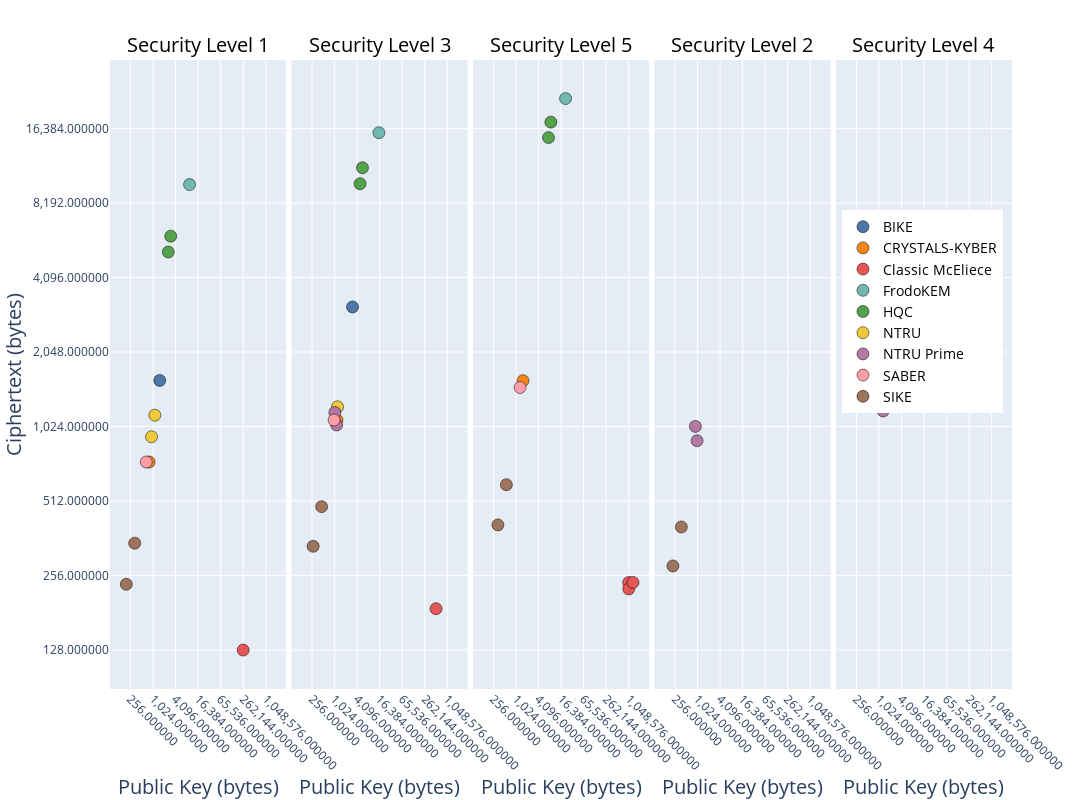
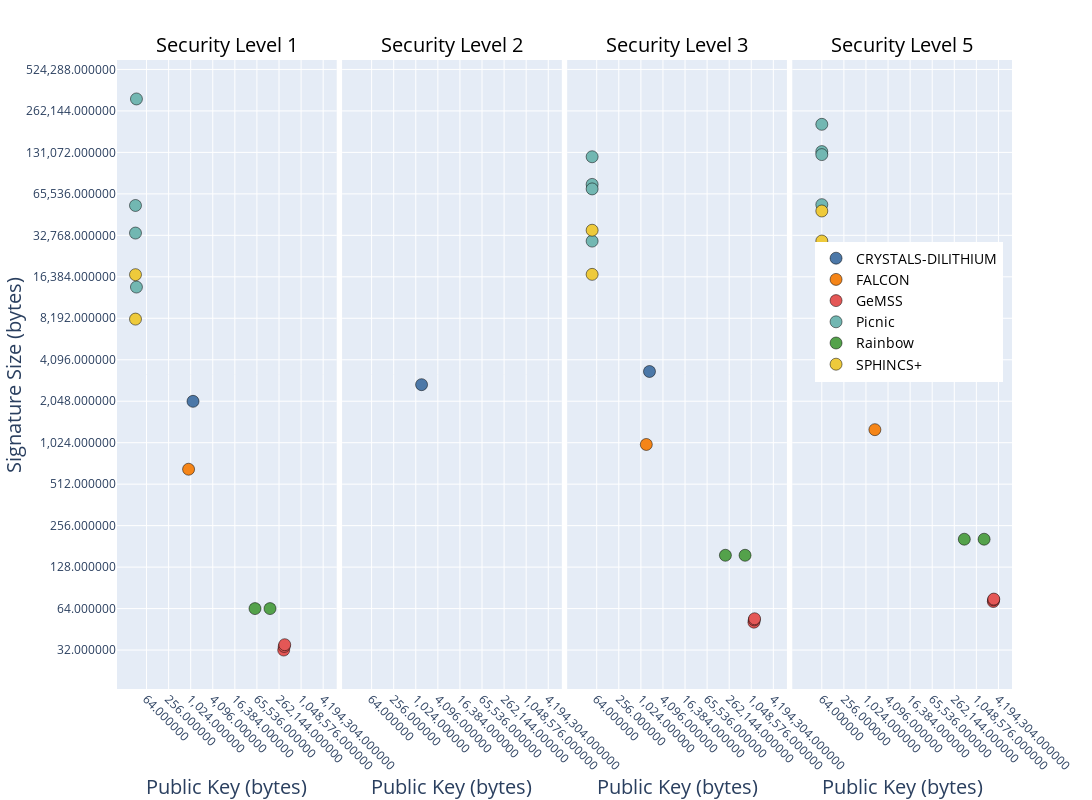

The code cell stored with these charts, in order, in its notebook:
### Code cell
from plotly.subplots import make_subplots

for sheet_name in ['KEM-PKE','DS']:
    data = pd.read_excel('/Users/kamyar/Downloads/PQC_Round_3_Parameter_Sets.xlsx', sheet_name=sheet_name).sort_values(by=['Candidate', 'Level',])


    subfamilies = data['Subfamily'].unique()

    x_column = 'KEM Public Key Size' if sheet_name == 'KEM-PKE' else 'Public Key Size'
    y_column = 'KEM Ciphertext Size' if sheet_name == 'KEM-PKE' else 'Signature Size'



    fig = make_subplots(rows=1, cols=5)
    # fig = go.Figure()
    fig = px.scatter(data, 
        x=x_column, y=y_column,
        log_x=True, log_y=True, 
        color="Candidate",
        opacity=1,
        size_max=12,
        # size=[12 for _ in range(0, len(data))],
        facet_col="Level",
        # symbol = data['Level'].map(level_to_symbols_map),
        # width=1600, height=800,
        facet_col_spacing=0.006,
        color_discrete_sequence=px.colors.qualitative.T10, 
        hover_name='Candidate',
        # name=f"{cnd} ({trace_data.iloc[0]['Subfamily']})",
        # title='KEM Ciphertext size vs Public Key size',
        labels={
            x_column: "Public Key (bytes)" ,
            y_column: 'Ciphertext (bytes)' if sheet_name == 'KEM-PKE' else 'Signature Size (bytes)',
            "Level": "Security Level",
        },
        # category_orders={'Candidate': ['SIKE', 'CRYSTALS-KYBER', 'NTRU', 'NTRU Prime', 'BIKE', 'HQC', 'FrodoKEM', 'Classic McEliece'], 'Level': ['3','1','2','4','5']}
        # template='seaborn',

    )

    # candidates = data['Candidate'].unique()
    # levels = range(1,6)

    # candidate_colors = data['Candidate'].map( {v:k for k,v in enumerate(candidates)} )

    # for lvl in levels:
    #     for cnd_idx,cnd in enumerate(candidates):
    #         trace_data = data[(data['Level'] == lvl) & (data['Candidate'] == cnd)]
    #         if len(trace_data) > 0:
    #             fig.add_trace(
    #                 go.Scatter(
    #                     x=trace_data[x_column], y=trace_data[y_column],
    #                     mode = "markers",
    #                     showlegend=True,
    #                     legendgroup=cnd,
    #                     name=f"{cnd} ({trace_data.iloc[0]['Subfamily']})",
    #                     # color_discrete_sequence=px.colors.qualitative.T10, 
    #                     # hover_name='Candidate',
    #                     marker_size = 12, #[ s*2 + 12  for s in  data['Level']],
    #                     marker_symbol = trace_data['Level'].map(level_to_symbols_map),
    #                     marker_color= px.colors.qualitative.T10[cnd_idx],
    #                     text = trace_data['Parameter Set'],
    #                     # marker_size = trace_data['Level'].map(level_to_size_map),
    #                     marker=dict(
    #                         # size=trace_data['Level'],
    #                         # sizemin=7,
    #                         # color=cnd_idx,
    #                         # sizeref=0.5,
    #                         opacity=1,
    #                         line=dict(width=0.5, color='black')
    #                     ),
    #                 ),
    #                 row=1, col=lvl
    #             )


    xaxis = dict(
            tickmode = 'array',
            tickvals =[ 2**(i) for i in range(6,28,2) ],
            tickformat = ',f'
    )

    yaxis = dict(
            tickmode = 'array',
            tickvals =[ 2**(3+i) for i in range(0,18) ],
            tickformat = ',f'
        )

    fig.update_layout(
        # xaxis_type="log", yaxis_type="log",
        width=1600, height=800,
        xaxis = xaxis,
        xaxis2 = xaxis,
        xaxis3 = xaxis,
        xaxis4 = xaxis,
        xaxis5 = xaxis,
        yaxis = yaxis,
        yaxis2 = yaxis,
        yaxis3 = yaxis,
        yaxis4 = yaxis,
        yaxis5 = yaxis,

    )

    fig.update_traces(marker=dict(size=12,line=dict(width=0.5,
                                        color='black')),
                                        selector=dict(mode='markers'))

    fig.for_each_annotation(
        lambda a: a.update(
            text=' '.join(a.text.split("=")),
            font=dict(
                # family="Courier",
                size=20,
                color="black"
            ),
        )
    )

    fig.update_xaxes(
        tickangle=45,
        # title_text = 'Public Key (bytes)',
        title_standoff = 0,
        title_font=dict(
            size=20, 
            # family='Courier',
            # color='crimson'
        ),
        tickfont=dict(
            # family='Rockwell', 
            # color='crimson', 
            size=12
        ),

    )

    fig.update_yaxes(
        # title_text = 'Ciphertext (bytes)' if sheet_name == 'KEM-PKE' else 'Signature Size (bytes)',
        title_standoff = 0,
        title_font=dict(
            size=20,
            # family='Courier', 
            # color='crimson'
        ),
        tickfont=dict(
            # family='Rockwell', 
            # color='crimson', 
            size=12
        ),
    )

    # fig.update_layout(
    #     margin=dict(l=0, r=0, t=0, b=0),
    # #     paper_bgcolor="LightSteelBlue",
    # )

    config={
        'displaylogo': False,
        'displayModeBar': True,
        'modeBarButtonsToRemove': ['hoverClosest3d', 'hoverClosestCartesian', 'hoverClosestGeo' , 'hoverClosestGl2d', 'hoverClosestPie' , 
            'lasso2d','toggleSpikelines',' hoverClosestCartesian', 'hoverCompareCartesian'], 
        'responsive': True
    }

    fig.update_layout(
        legend=dict(
            yanchor="middle",
            y=0.60,
            xanchor="right",
            x=0.99,
            # itemsizing='constant',
            # traceorder='reversed+grouped',
            borderwidth=1,
            bordercolor='#ffffff',
            # title_font_family="Times New Roman",
            title_font_size=20,
            title = '',
            font=dict(
                # family="Courier",
                size=14,
                color="black"
            ),
        )
    )

    plot_name = f'plot_facets_{sheet_name.lower()}'

    fig.show(config=config)
    fig.write_html(f"{plot_name}.html", include_plotlyjs='directory',config=config)
    fig.write_image(f"{plot_name}.svg")
    fig.write_image(f"{plot_name}.pdf")

### Figure 1 — Plotly figure (JSON) as saved in the notebook; plotly's stock layout.template omitted (floating-point values rounded to 4 significant figures)
{"data": [{"hovertemplate": "<b>%{hovertext}</b><br><br>Candidate=BIKE<br>Security Level=1<br>Public Key (bytes)=%{x}<br>Ciphertext (bytes)=%{y}<extra></extra>", "hovertext": ["BIKE"], "legendgroup": "BIKE", "marker": {"color": "#4C78A8", "line": {"color": "black", "width": 0.5}, "opacity": 1, "size": 12, "symbol": "circle"}, "mode": "markers", "name": "BIKE", "orientation": "v", "showlegend": true, "type": "scatter", "x": [1540], "xaxis": "x", "y": [1572], "yaxis": "y"}, {"hovertemplate": "<b>%{hovertext}</b><br><br>Candidate=BIKE<br>Security Level=3<br>Public Key (bytes)=%{x}<br>Ciphertext (bytes)=%{y}<extra></extra>", "hovertext": ["BIKE"], "legendgroup": "BIKE", "marker": {"color": "#4C78A8", "line": {"color": "black", "width": 0.5}, "opacity": 1, "size": 12, "symbol": "circle"}, "mode": "markers", "name": "BIKE", "orientation": "v", "showlegend": false, "type": "scatter", "x": [3082], "xaxis": "x2", "y": [3114], "yaxis": "y2"}, {"hovertemplate": "<b>%{hovertext}</b><br><br>Candidate=CRYSTALS-KYBER<br>Security Level=1<br>Public Key (bytes)=%{x}<br>Ciphertext (bytes)=%{y}<extra></extra>", "hovertext": ["CRYSTALS-KYBER"], "legendgroup": "CRYSTALS-KYBER", "marker": {"color": "#F58518", "line": {"color": "black", "width": 0.5}, "opacity": 1, "size": 12, "symbol": "circle"}, "mode": "markers", "name": "CRYSTALS-KYBER", "orientation": "v", "showlegend": true, "type": "scatter", "x": [800], "xaxis": "x", "y": [736], "yaxis": "y"}, {"hovertemplate": "<b>%{hovertext}</b><br><br>Candidate=CRYSTALS-KYBER<br>Security Level=3<br>Public Key (bytes)=%{x}<br>Ciphertext (bytes)=%{y}<extra></extra>", "hovertext": ["CRYSTALS-KYBER"], "legendgroup": "CRYSTALS-KYBER", "marker": {"color": "#F58518", "line": {"color": "black", "width": 0.5}, "opacity": 1, "size": 12, "symbol": "circle"}, "mode": "markers", "name": "CRYSTALS-KYBER", "orientation": "v", "showlegend": false, "type": "scatter", "x": [1184], "xaxis": "x2", "y": [1088], "yaxis": "y2"}, {"hovertemplate": "<b>%{hovertext}</b><br><br>Candidate=CRYSTALS-KYBER<br>Security Level=5<br>Public Key (bytes)=%{x}<br>Ciphertext (bytes)=%{y}<extra></extra>", "hovertext": ["CRYSTALS-KYBER"], "legendgroup": "CRYSTALS-KYBER", "marker": {"color": "#F58518", "line": {"color": "black", "width": 0.5}, "opacity": 1, "size": 12, "symbol": "circle"}, "mode": "markers", "name": "CRYSTALS-KYBER", "orientation": "v", "showlegend": false, "type": "scatter", "x": [1568], "xaxis": "x3", "y": [1568], "yaxis": "y3"}, {"hovertemplate": "<b>%{hovertext}</b><br><br>Candidate=Classic McEliece<br>Security Level=1<br>Public Key (bytes)=%{x}<br>Ciphertext (bytes)=%{y}<extra></extra>", "hovertext": ["Classic McEliece"], "legendgroup": "Classic McEliece", "marker": {"color": "#E45756", "line": {"color": "black", "width": 0.5}, "opacity": 1, "size": 12, "symbol": "circle"}, "mode": "markers", "name": "Classic McEliece", "orientation": "v", "showlegend": true, "type": "scatter", "x": [261120], "xaxis": "x", "y": [128], "yaxis": "y"}, {"hovertemplate": "<b>%{hovertext}</b><br><br>Candidate=Classic McEliece<br>Security Level=3<br>Public Key (bytes)=%{x}<br>Ciphertext (bytes)=%{y}<extra></extra>", "hovertext": ["Classic McEliece"], "legendgroup": "Classic McEliece", "marker": {"color": "#E45756", "line": {"color": "black", "width": 0.5}, "opacity": 1, "size": 12, "symbol": "circle"}, "mode": "markers", "name": "Classic McEliece", "orientation": "v", "showlegend": false, "type": "scatter", "x": [524160], "xaxis": "x2", "y": [188], "yaxis": "y2"}, {"hovertemplate": "<b>%{hovertext}</b><br><br>Candidate=Classic McEliece<br>Security Level=5<br>Public Key (bytes)=%{x}<br>Ciphertext (bytes)=%{y}<extra></extra>", "hovertext": ["Classic McEliece", "Classic McEliece", "Classic McEliece"], "legendgroup": "Classic McEliece", "marker": {"color": "#E45756", "line": {"color": "black", "width": 0.5}, "opacity": 1, "size": 12, "symbol": "circle"}, "mode": "markers", "name": "Classic McEliece", "orientation": "v", "showlegend": false, "type": "scatter", "x": [1044992, 1047319, 1357824], "xaxis": "x3", "y": [240, 226, 240], "yaxis": "y3"}, {"hovertemplate": "<b>%{hovertext}</b><br><br>Candidate=FrodoKEM<br>Security Level=1<br>Public Key (bytes)=%{x}<br>Ciphertext (bytes)=%{y}<extra></extra>", "hovertext": ["FrodoKEM"], "legendgroup": "FrodoKEM", "marker": {"color": "#72B7B2", "line": {"color": "black", "width": 0.5}, "opacity": 1, "size": 12, "symbol": "circle"}, "mode": "markers", "name": "FrodoKEM", "orientation": "v", "showlegend": true, "type": "scatter", "x": [9616], "xaxis": "x", "y": [9720], "yaxis": "y"}, {"hovertemplate": "<b>%{hovertext}</b><br><br>Candidate=FrodoKEM<br>Security Level=3<br>Public Key (bytes)=%{x}<br>Ciphertext (bytes)=%{y}<extra></extra>", "hovertext": ["FrodoKEM"], "legendgroup": "FrodoKEM", "marker": {"color": "#72B7B2", "line": {"color": "black", "width": 0.5}, "opacity": 1, "size": 12, "symbol": "circle"}, "mode": "markers", "name": "FrodoKEM", "orientation": "v", "showlegend": false, "type": "scatter", "x": [15632], "xaxis": "x2", "y": [15744], "yaxis": "y2"}, {"hovertemplate": "<b>%{hovertext}</b><br><br>Candidate=FrodoKEM<br>Security Level=5<br>Public Key (bytes)=%{x}<br>Ciphertext (bytes)=%{y}<extra></extra>", "hovertext": ["FrodoKEM"], "legendgroup": "FrodoKEM", "marker": {"color": "#72B7B2", "line": {"color": "black", "width": 0.5}, "opacity": 1, "size": 12, "symbol": "circle"}, "mode": "markers", "name": "FrodoKEM", "orientation": "v", "showlegend": false, "type": "scatter", "x": [21520], "xaxis": "x3", "y": [21632], "yaxis": "y3"}, {"hovertemplate": "<b>%{hovertext}</b><br><br>Candidate=HQC<br>Security Level=1<br>Public Key (bytes)=%{x}<br>Ciphertext (bytes)=%{y}<extra></extra>", "hovertext": ["HQC", "HQC"], "legendgroup": "HQC", "marker": {"color": "#54A24B", "line": {"color": "black", "width": 0.5}, "opacity": 1, "size": 12, "symbol": "circle"}, "mode": "markers", "name": "HQC", "orientation": "v", "showlegend": true, "type": "scatter", "x": [3024, 2607], "xaxis": "x", "y": [6017, 5191], "yaxis": "y"}, {"hovertemplate": "<b>%{hovertext}</b><br><br>Candidate=HQC<br>Security Level=3<br>Public Key (bytes)=%{x}<br>Ciphertext (bytes)=%{y}<extra></extra>", "hovertext": ["HQC", "HQC"], "legendgroup": "HQC", "marker": {"color": "#54A24B", "line": {"color": "black", "width": 0.5}, "opacity": 1, "size": 12, "symbol": "circle"}, "mode": "markers", "name": "HQC", "orientation": "v", "showlegend": false, "type": "scatter", "x": [5690, 4906], "xaxis": "x2", "y": [11364, 9794], "yaxis": "y2"}, {"hovertemplate": "<b>%{hovertext}</b><br><br>Candidate=HQC<br>Security Level=5<br>Public Key (bytes)=%{x}<br>Ciphertext (bytes)=%{y}<extra></extra>", "hovertext": ["HQC", "HQC"], "legendgroup": "HQC", "marker": {"color": "#54A24B", "line": {"color": "black", "width": 0.5}, "opacity": 1, "size": 12, "symbol": "circle"}, "mode": "markers", "name": "HQC", "orientation": "v", "showlegend": false, "type": "scatter", "x": [8698, 7535], "xaxis": "x3", "y": [17379, 15047], "yaxis": "y3"}, {"hovertemplate": "<b>%{hovertext}</b><br><br>Candidate=NTRU<br>Security Level=1<br>Public Key (bytes)=%{x}<br>Ciphertext (bytes)=%{y}<extra></extra>", "hovertext": ["NTRU", "NTRU"], "legendgroup": "NTRU", "marker": {"color": "#EECA3B", "line": {"color": "black", "width": 0.5}, "opacity": 1, "size": 12, "symbol": "circle"}, "mode": "markers", "name": "NTRU", "orientation": "v", "showlegend": true, "type": "scatter", "x": [931, 1138], "xaxis": "x", "y": [931, 1138], "yaxis": "y"}, {"hovertemplate": "<b>%{hovertext}</b><br><br>Candidate=NTRU<br>Security Level=3<br>Public Key (bytes)=%{x}<br>Ciphertext (bytes)=%{y}<extra></extra>", "hovertext": ["NTRU"], "legendgroup": "NTRU", "marker": {"color": "#EECA3B", "line": {"color": "black", "width": 0.5}, "opacity": 1, "size": 12, "symbol": "circle"}, "mode": "markers", "name": "NTRU", "orientation": "v", "showlegend": false, "type": "scatter", "x": [1230], "xaxis": "x2", "y": [1230], "yaxis": "y2"}, {"hovertemplate": "<b>%{hovertext}</b><br><br>Candidate=NTRU Prime<br>Security Level=3<br>Public Key (bytes)=%{x}<br>Ciphertext (bytes)=%{y}<extra></extra>", "hovertext": ["NTRU Prime", "NTRU Prime"], "legendgroup": "NTRU Prime", "marker": {"color": "#B279A2", "line": {"color": "black", "width": 0.5}, "opacity": 1, "size": 12, "symbol": "circle"}, "mode": "markers", "name": "NTRU Prime", "orientation": "v", "showlegend": true, "type": "scatter", "x": [1158, 1039], "xaxis": "x2", "y": [1039, 1167], "yaxis": "y2"}, {"hovertemplate": "<b>%{hovertext}</b><br><br>Candidate=NTRU Prime<br>Security Level=2<br>Public Key (bytes)=%{x}<br>Ciphertext (bytes)=%{y}<extra></extra>", "hovertext": ["NTRU Prime", "NTRU Prime"], "legendgroup": "NTRU Prime", "marker": {"color": "#B279A2", "line": {"color": "black", "width": 0.5}, "opacity": 1, "size": 12, "symbol": "circle"}, "mode": "markers", "name": "NTRU Prime", "orientation": "v", "showlegend": false, "type": "scatter", "x": [994, 897], "xaxis": "x4", "y": [897, 1025], "yaxis": "y4"}, {"hovertemplate": "<b>%{hovertext}</b><br><br>Candidate=NTRU Prime<br>Security Level=4<br>Public Key (bytes)=%{x}<br>Ciphertext (bytes)=%{y}<extra></extra>", "hovertext": ["NTRU Prime", "NTRU Prime"], "legendgroup": "NTRU Prime", "marker": {"color": "#B279A2", "line": {"color": "black", "width": 0.5}, "opacity": 1, "size": 12, "symbol": "circle"}, "mode": "markers", "name": "NTRU Prime", "orientation": "v", "showlegend": false, "type": "scatter", "x": [1184, 1322], "xaxis": "x5", "y": [1312, 1184], "yaxis": "y5"}, {"hovertemplate": "<b>%{hovertext}</b><br><br>Candidate=SABER<br>Security Level=1<br>Public Key (bytes)=%{x}<br>Ciphertext (bytes)=%{y}<extra></extra>", "hovertext": ["SABER"], "legendgroup": "SABER", "marker": {"color": "#FF9DA6", "line": {"color": "black", "width": 0.5}, "opacity": 1, "size": 12, "symbol": "circle"}, "mode": "markers", "name": "SABER", "orientation": "v", "showlegend": true, "type": "scatter", "x": [672], "xaxis": "x", "y": [736], "yaxis": "y"}, {"hovertemplate": "<b>%{hovertext}</b><br><br>Candidate=SABER<br>Security Level=3<br>Public Key (bytes)=%{x}<br>Ciphertext (bytes)=%{y}<extra></extra>", "hovertext": ["SABER"], "legendgroup": "SABER", "marker": {"color": "#FF9DA6", "line": {"color": "black", "width": 0.5}, "opacity": 1, "size": 12, "symbol": "circle"}, "mode": "markers", "name": "SABER", "orientation": "v", "showlegend": false, "type": "scatter", "x": [992], "xaxis": "x2", "y": [1088], "yaxis": "y2"}, {"hovertemplate": "<b>%{hovertext}</b><br><br>Candidate=SABER<br>Security Level=5<br>Public Key (bytes)=%{x}<br>Ciphertext (bytes)=%{y}<extra></extra>", "hovertext": ["SABER"], "legendgroup": "SABER", "marker": {"color": "#FF9DA6", "line": {"color": "black", "width": 0.5}, "opacity": 1, "size": 12, "symbol": "circle"}, "mode": "markers", "name": "SABER", "orientation": "v", "showlegend": false, "type": "scatter", "x": [1312], "xaxis": "x3", "y": [1472], "yaxis": "y3"}, {"hovertemplate": "<b>%{hovertext}</b><br><br>Candidate=SIKE<br>Security Level=1<br>Public Key (bytes)=%{x}<br>Ciphertext (bytes)=%{y}<extra></extra>", "hovertext": ["SIKE", "SIKE"], "legendgroup": "SIKE", "marker": {"color": "#9D755D", "line": {"color": "black", "width": 0.5}, "opacity": 1, "size": 12, "symbol": "circle"}, "mode": "markers", "name": "SIKE", "orientation": "v", "showlegend": true, "type": "scatter", "x": [330, 197], "xaxis": "x", "y": [346, 236], "yaxis": "y"}, {"hovertemplate": "<b>%{hovertext}</b><br><br>Candidate=SIKE<br>Security Level=3<br>Public Key (bytes)=%{x}<br>Ciphertext (bytes)=%{y}<extra></extra>", "hovertext": ["SIKE", "SIKE"], "legendgroup": "SIKE", "marker": {"color": "#9D755D", "line": {"color": "black", "width": 0.5}, "opacity": 1, "size": 12, "symbol": "circle"}, "mode": "markers", "name": "SIKE", "orientation": "v", "showlegend": false, "type": "scatter", "x": [462, 274], "xaxis": "x2", "y": [486, 336], "yaxis": "y2"}, {"hovertemplate": "<b>%{hovertext}</b><br><br>Candidate=SIKE<br>Security Level=5<br>Public Key (bytes)=%{x}<br>Ciphertext (bytes)=%{y}<extra></extra>", "hovertext": ["SIKE", "SIKE"], "legendgroup": "SIKE", "marker": {"color": "#9D755D", "line": {"color": "black", "width": 0.5}, "opacity": 1, "size": 12, "symbol": "circle"}, "mode": "markers", "name": "SIKE", "orientation": "v", "showlegend": false, "type": "scatter", "x": [564, 335], "xaxis": "x3", "y": [596, 410], "yaxis": "y3"}, {"hovertemplate": "<b>%{hovertext}</b><br><br>Candidate=SIKE<br>Security Level=2<br>Public Key (bytes)=%{x}<br>Ciphertext (bytes)=%{y}<extra></extra>", "hovertext": ["SIKE", "SIKE"], "legendgroup": "SIKE", "marker": {"color": "#9D755D", "line": {"color": "black", "width": 0.5}, "opacity": 1, "size": 12, "symbol": "circle"}, "mode": "markers", "name": "SIKE", "orientation": "v", "showlegend": false, "type": "scatter", "x": [378, 225], "xaxis": "x4", "y": [402, 280], "yaxis": "y4"}], "layout": {"annotations": [{"font": {"color": "black", "size": 20}, "showarrow": false, "text": "Security Level 1", "x": 0.0976, "xanchor": "center", "xref": "paper", "y": 1, "yanchor": "bottom", "yref": "paper"}, {"font": {"color": "black", "size": 20}, "showarrow": false, "text": "Security Level 3", "x": 0.2988, "xanchor": "center", "xref": "paper", "y": 1, "yanchor": "bottom", "yref": "paper"}, {"font": {"color": "black", "size": 20}, "showarrow": false, "text": "Security Level 5", "x": 0.5, "xanchor": "center", "xref": "paper", "y": 1, "yanchor": "bottom", "yref": "paper"}, {"font": {"color": "black", "size": 20}, "showarrow": false, "text": "Security Level 2", "x": 0.7012, "xanchor": "center", "xref": "paper", "y": 1, "yanchor": "bottom", "yref": "paper"}, {"font": {"color": "black", "size": 20}, "showarrow": false, "text": "Security Level 4", "x": 0.9024, "xanchor": "center", "xref": "paper", "y": 1, "yanchor": "bottom", "yref": "paper"}], "height": 800, "legend": {"bordercolor": "#ffffff", "borderwidth": 1, "font": {"color": "black", "size": 14}, "title": {"text": ""}, "tracegroupgap": 0, "x": 0.99, "xanchor": "right", "y": 0.6, "yanchor": "middle"}, "margin": {"t": 60}, "width": 1600, "xaxis": {"anchor": "y", "domain": [0, 0.1952], "tickangle": 45, "tickfont": {"size": 12}, "tickformat": ",f", "tickmode": "array", "tickvals": [64, 256, 1024, 4096, 16384, 65536, 262144, 1048576, 4194304, 16777216, 67108864], "title": {"font": {"size": 20}, "standoff": 0, "text": "Public Key (bytes)"}, "type": "log"}, "xaxis2": {"anchor": "y2", "domain": [0.2012, 0.3964], "matches": "x", "tickangle": 45, "tickfont": {"size": 12}, "tickformat": ",f", "tickmode": "array", "tickvals": [64, 256, 1024, 4096, 16384, 65536, 262144, 1048576, 4194304, 16777216, 67108864], "title": {"font": {"size": 20}, "standoff": 0, "text": "Public Key (bytes)"}, "type": "log"}, "xaxis3": {"anchor": "y3", "domain": [0.4024, 0.5976], "matches": "x", "tickangle": 45, "tickfont": {"size": 12}, "tickformat": ",f", "tickmode": "array", "tickvals": [64, 256, 1024, 4096, 16384, 65536, 262144, 1048576, 4194304, 16777216, 67108864], "title": {"font": {"size": 20}, "standoff": 0, "text": "Public Key (bytes)"}, "type": "log"}, "xaxis4": {"anchor": "y4", "domain": [0.6036, 0.7988], "matches": "x", "tickangle": 45, "tickfont": {"size": 12}, "tickformat": ",f", "tickmode": "array", "tickvals": [64, 256, 1024, 4096, 16384, 65536, 262144, 1048576, 4194304, 16777216, 67108864], "title": {"font": {"size": 20}, "standoff": 0, "text": "Public Key (bytes)"}, "type": "log"}, "xaxis5": {"anchor": "y5", "domain": [0.8048, 1], "matches": "x", "tickangle": 45, "tickfont": {"size": 12}, "tickformat": ",f", "tickmode": "array", "tickvals": [64, 256, 1024, 4096, 16384, 65536, 262144, 1048576, 4194304, 16777216, 67108864], "title": {"font": {"size": 20}, "standoff": 0, "text": "Public Key (bytes)"}, "type": "log"}, "yaxis": {"anchor": "x", "domain": [0, 1], "tickfont": {"size": 12}, "tickformat": ",f", "tickmode": "array", "tickvals": [8, 16, 32, 64, 128, 256, 512, 1024, 2048, 4096, 8192, 16384, 32768, 65536, 131072, 262144, 524288, 1048576], "title": {"font": {"size": 20}, "standoff": 0, "text": "Ciphertext (bytes)"}, "type": "log"}, "yaxis2": {"anchor": "x2", "domain": [0, 1], "matches": "y", "showticklabels": false, "tickfont": {"size": 12}, "tickformat": ",f", "tickmode": "array", "tickvals": [8, 16, 32, 64, 128, 256, 512, 1024, 2048, 4096, 8192, 16384, 32768, 65536, 131072, 262144, 524288, 1048576], "title": {"font": {"size": 20}, "standoff": 0}, "type": "log"}, "yaxis3": {"anchor": "x3", "domain": [0, 1], "matches": "y", "showticklabels": false, "tickfont": {"size": 12}, "tickformat": ",f", "tickmode": "array", "tickvals": [8, 16, 32, 64, 128, 256, 512, 1024, 2048, 4096, 8192, 16384, 32768, 65536, 131072, 262144, 524288, 1048576], "title": {"font": {"size": 20}, "standoff": 0}, "type": "log"}, "yaxis4": {"anchor": "x4", "domain": [0, 1], "matches": "y", "showticklabels": false, "tickfont": {"size": 12}, "tickformat": ",f", "tickmode": "array", "tickvals": [8, 16, 32, 64, 128, 256, 512, 1024, 2048, 4096, 8192, 16384, 32768, 65536, 131072, 262144, 524288, 1048576], "title": {"font": {"size": 20}, "standoff": 0}, "type": "log"}, "yaxis5": {"anchor": "x5", "domain": [0, 1], "matches": "y", "showticklabels": false, "tickfont": {"size": 12}, "tickformat": ",f", "tickmode": "array", "tickvals": [8, 16, 32, 64, 128, 256, 512, 1024, 2048, 4096, 8192, 16384, 32768, 65536, 131072, 262144, 524288, 1048576], "title": {"font": {"size": 20}, "standoff": 0}, "type": "log"}}}

### Figure 2 — Plotly figure (JSON) as saved in the notebook; plotly's stock layout.template omitted (floating-point values rounded to 4 significant figures)
{"data": [{"hovertemplate": "<b>%{hovertext}</b><br><br>Candidate=CRYSTALS-DILITHIUM<br>Security Level=1<br>Public Key (bytes)=%{x}<br>Signature Size (bytes)=%{y}<extra></extra>", "hovertext": ["CRYSTALS-DILITHIUM"], "legendgroup": "CRYSTALS-DILITHIUM", "marker": {"color": "#4C78A8", "line": {"color": "black", "width": 0.5}, "opacity": 1, "size": 12, "symbol": "circle"}, "mode": "markers", "name": "CRYSTALS-DILITHIUM", "orientation": "v", "showlegend": true, "type": "scatter", "x": [1184], "xaxis": "x", "y": [2044], "yaxis": "y"}, {"hovertemplate": "<b>%{hovertext}</b><br><br>Candidate=CRYSTALS-DILITHIUM<br>Security Level=2<br>Public Key (bytes)=%{x}<br>Signature Size (bytes)=%{y}<extra></extra>", "hovertext": ["CRYSTALS-DILITHIUM"], "legendgroup": "CRYSTALS-DILITHIUM", "marker": {"color": "#4C78A8", "line": {"color": "black", "width": 0.5}, "opacity": 1, "size": 12, "symbol": "circle"}, "mode": "markers", "name": "CRYSTALS-DILITHIUM", "orientation": "v", "showlegend": false, "type": "scatter", "x": [1472], "xaxis": "x2", "y": [2701], "yaxis": "y2"}, {"hovertemplate": "<b>%{hovertext}</b><br><br>Candidate=CRYSTALS-DILITHIUM<br>Security Level=3<br>Public Key (bytes)=%{x}<br>Signature Size (bytes)=%{y}<extra></extra>", "hovertext": ["CRYSTALS-DILITHIUM"], "legendgroup": "CRYSTALS-DILITHIUM", "marker": {"color": "#4C78A8", "line": {"color": "black", "width": 0.5}, "opacity": 1, "size": 12, "symbol": "circle"}, "mode": "markers", "name": "CRYSTALS-DILITHIUM", "orientation": "v", "showlegend": false, "type": "scatter", "x": [1760], "xaxis": "x3", "y": [3366], "yaxis": "y3"}, {"hovertemplate": "<b>%{hovertext}</b><br><br>Candidate=FALCON<br>Security Level=1<br>Public Key (bytes)=%{x}<br>Signature Size (bytes)=%{y}<extra></extra>", "hovertext": ["FALCON"], "legendgroup": "FALCON", "marker": {"color": "#F58518", "line": {"color": "black", "width": 0.5}, "opacity": 1, "size": 12, "symbol": "circle"}, "mode": "markers", "name": "FALCON", "orientation": "v", "showlegend": true, "type": "scatter", "x": [897], "xaxis": "x", "y": [657], "yaxis": "y"}, {"hovertemplate": "<b>%{hovertext}</b><br><br>Candidate=FALCON<br>Security Level=3<br>Public Key (bytes)=%{x}<br>Signature Size (bytes)=%{y}<extra></extra>", "hovertext": ["FALCON"], "legendgroup": "FALCON", "marker": {"color": "#F58518", "line": {"color": "black", "width": 0.5}, "opacity": 1, "size": 12, "symbol": "circle"}, "mode": "markers", "name": "FALCON", "orientation": "v", "showlegend": false, "type": "scatter", "x": [1441], "xaxis": "x3", "y": [994], "yaxis": "y3"}, {"hovertemplate": "<b>%{hovertext}</b><br><br>Candidate=FALCON<br>Security Level=5<br>Public Key (bytes)=%{x}<br>Signature Size (bytes)=%{y}<extra></extra>", "hovertext": ["FALCON"], "legendgroup": "FALCON", "marker": {"color": "#F58518", "line": {"color": "black", "width": 0.5}, "opacity": 1, "size": 12, "symbol": "circle"}, "mode": "markers", "name": "FALCON", "orientation": "v", "showlegend": false, "type": "scatter", "x": [1793], "xaxis": "x4", "y": [1273], "yaxis": "y4"}, {"hovertemplate": "<b>%{hovertext}</b><br><br>Candidate=GeMSS<br>Security Level=1<br>Public Key (bytes)=%{x}<br>Signature Size (bytes)=%{y}<extra></extra>", "hovertext": ["GeMSS", "GeMSS", "GeMSS"], "legendgroup": "GeMSS", "marker": {"color": "#E45756", "line": {"color": "black", "width": 0.5}, "opacity": 1, "size": 12, "symbol": "circle"}, "mode": "markers", "name": "GeMSS", "orientation": "v", "showlegend": true, "type": "scatter", "x": [352190, 363610, 375210], "xaxis": "x", "y": [32, 34, 35], "yaxis": "y"}, {"hovertemplate": "<b>%{hovertext}</b><br><br>Candidate=GeMSS<br>Security Level=3<br>Public Key (bytes)=%{x}<br>Signature Size (bytes)=%{y}<extra></extra>", "hovertext": ["GeMSS", "GeMSS", "GeMSS"], "legendgroup": "GeMSS", "marker": {"color": "#E45756", "line": {"color": "black", "width": 0.5}, "opacity": 1, "size": 12, "symbol": "circle"}, "mode": "markers", "name": "GeMSS", "orientation": "v", "showlegend": false, "type": "scatter", "x": [1237960, 1264120, 1290540], "xaxis": "x3", "y": [51, 53, 54], "yaxis": "y3"}, {"hovertemplate": "<b>%{hovertext}</b><br><br>Candidate=GeMSS<br>Security Level=5<br>Public Key (bytes)=%{x}<br>Signature Size (bytes)=%{y}<extra></extra>", "hovertext": ["GeMSS", "GeMSS", "GeMSS"], "legendgroup": "GeMSS", "marker": {"color": "#E45756", "line": {"color": "black", "width": 0.5}, "opacity": 1, "size": 12, "symbol": "circle"}, "mode": "markers", "name": "GeMSS", "orientation": "v", "showlegend": false, "type": "scatter", "x": [3040700, 3087960, 3135590], "xaxis": "x4", "y": [72, 74, 75], "yaxis": "y4"}, {"hovertemplate": "<b>%{hovertext}</b><br><br>Candidate=Picnic<br>Security Level=1<br>Public Key (bytes)=%{x}<br>Signature Size (bytes)=%{y}<extra></extra>", "hovertext": ["Picnic", "Picnic", "Picnic", "Picnic"], "legendgroup": "Picnic", "marker": {"color": "#72B7B2", "line": {"color": "black", "width": 0.5}, "opacity": 1, "size": 12, "symbol": "circle"}, "mode": "markers", "name": "Picnic", "orientation": "v", "showlegend": true, "type": "scatter", "x": [32, 32, 34, 34], "xaxis": "x", "y": [34032, 53961, 320161, 13802], "yaxis": "y"}, {"hovertemplate": "<b>%{hovertext}</b><br><br>Candidate=Picnic<br>Security Level=3<br>Public Key (bytes)=%{x}<br>Signature Size (bytes)=%{y}<extra></extra>", "hovertext": ["Picnic", "Picnic", "Picnic", "Picnic"], "legendgroup": "Picnic", "marker": {"color": "#72B7B2", "line": {"color": "black", "width": 0.5}, "opacity": 1, "size": 12, "symbol": "circle"}, "mode": "markers", "name": "Picnic", "orientation": "v", "showlegend": false, "type": "scatter", "x": [48, 48, 48, 48], "xaxis": "x3", "y": [76772, 121845, 71179, 29750], "yaxis": "y3"}, {"hovertemplate": "<b>%{hovertext}</b><br><br>Candidate=Picnic<br>Security Level=5<br>Public Key (bytes)=%{x}<br>Signature Size (bytes)=%{y}<extra></extra>", "hovertext": ["Picnic", "Picnic", "Picnic", "Picnic"], "legendgroup": "Picnic", "marker": {"color": "#72B7B2", "line": {"color": "black", "width": 0.5}, "opacity": 1, "size": 12, "symbol": "circle"}, "mode": "markers", "name": "Picnic", "orientation": "v", "showlegend": false, "type": "scatter", "x": [64, 64, 64, 64], "xaxis": "x4", "y": [132856, 209506, 126286, 54732], "yaxis": "y4"}, {"hovertemplate": "<b>%{hovertext}</b><br><br>Candidate=Rainbow<br>Security Level=1<br>Public Key (bytes)=%{x}<br>Signature Size (bytes)=%{y}<extra></extra>", "hovertext": ["Rainbow", "Rainbow"], "legendgroup": "Rainbow", "marker": {"color": "#54A24B", "line": {"color": "black", "width": 0.5}, "opacity": 1, "size": 12, "symbol": "circle"}, "mode": "markers", "name": "Rainbow", "orientation": "v", "showlegend": true, "type": "scatter", "x": [149000, 58100], "xaxis": "x", "y": [64, 64], "yaxis": "y"}, {"hovertemplate": "<b>%{hovertext}</b><br><br>Candidate=Rainbow<br>Security Level=3<br>Public Key (bytes)=%{x}<br>Signature Size (bytes)=%{y}<extra></extra>", "hovertext": ["Rainbow", "Rainbow"], "legendgroup": "Rainbow", "marker": {"color": "#54A24B", "line": {"color": "black", "width": 0.5}, "opacity": 1, "size": 12, "symbol": "circle"}, "mode": "markers", "name": "Rainbow", "orientation": "v", "showlegend": false, "type": "scatter", "x": [710600, 206700], "xaxis": "x3", "y": [156, 156], "yaxis": "y3"}, {"hovertemplate": "<b>%{hovertext}</b><br><br>Candidate=Rainbow<br>Security Level=5<br>Public Key (bytes)=%{x}<br>Signature Size (bytes)=%{y}<extra></extra>", "hovertext": ["Rainbow", "Rainbow"], "legendgroup": "Rainbow", "marker": {"color": "#54A24B", "line": {"color": "black", "width": 0.5}, "opacity": 1, "size": 12, "symbol": "circle"}, "mode": "markers", "name": "Rainbow", "orientation": "v", "showlegend": false, "type": "scatter", "x": [1705500, 491900], "xaxis": "x4", "y": [204, 204], "yaxis": "y4"}, {"hovertemplate": "<b>%{hovertext}</b><br><br>Candidate=SPHINCS+<br>Security Level=1<br>Public Key (bytes)=%{x}<br>Signature Size (bytes)=%{y}<extra></extra>", "hovertext": ["SPHINCS+", "SPHINCS+"], "legendgroup": "SPHINCS+", "marker": {"color": "#EECA3B", "line": {"color": "black", "width": 0.5}, "opacity": 1, "size": 12, "symbol": "circle"}, "mode": "markers", "name": "SPHINCS+", "orientation": "v", "showlegend": true, "type": "scatter", "x": [32, 32], "xaxis": "x", "y": [8080, 16976], "yaxis": "y"}, {"hovertemplate": "<b>%{hovertext}</b><br><br>Candidate=SPHINCS+<br>Security Level=3<br>Public Key (bytes)=%{x}<br>Signature Size (bytes)=%{y}<extra></extra>", "hovertext": ["SPHINCS+", "SPHINCS+"], "legendgroup": "SPHINCS+", "marker": {"color": "#EECA3B", "line": {"color": "black", "width": 0.5}, "opacity": 1, "size": 12, "symbol": "circle"}, "mode": "markers", "name": "SPHINCS+", "orientation": "v", "showlegend": false, "type": "scatter", "x": [48, 48], "xaxis": "x3", "y": [17064, 35664], "yaxis": "y3"}, {"hovertemplate": "<b>%{hovertext}</b><br><br>Candidate=SPHINCS+<br>Security Level=5<br>Public Key (bytes)=%{x}<br>Signature Size (bytes)=%{y}<extra></extra>", "hovertext": ["SPHINCS+", "SPHINCS+"], "legendgroup": "SPHINCS+", "marker": {"color": "#EECA3B", "line": {"color": "black", "width": 0.5}, "opacity": 1, "size": 12, "symbol": "circle"}, "mode": "markers", "name": "SPHINCS+", "orientation": "v", "showlegend": false, "type": "scatter", "x": [64, 64], "xaxis": "x4", "y": [29792, 49216], "yaxis": "y4"}], "layout": {"annotations": [{"font": {"color": "black", "size": 20}, "showarrow": false, "text": "Security Level 1", "x": 0.1227, "xanchor": "center", "xref": "paper", "y": 1, "yanchor": "bottom", "yref": "paper"}, {"font": {"color": "black", "size": 20}, "showarrow": false, "text": "Security Level 2", "x": 0.3742, "xanchor": "center", "xref": "paper", "y": 1, "yanchor": "bottom", "yref": "paper"}, {"font": {"color": "black", "size": 20}, "showarrow": false, "text": "Security Level 3", "x": 0.6258, "xanchor": "center", "xref": "paper", "y": 1, "yanchor": "bottom", "yref": "paper"}, {"font": {"color": "black", "size": 20}, "showarrow": false, "text": "Security Level 5", "x": 0.8772, "xanchor": "center", "xref": "paper", "y": 1, "yanchor": "bottom", "yref": "paper"}], "height": 800, "legend": {"bordercolor": "#ffffff", "borderwidth": 1, "font": {"color": "black", "size": 14}, "title": {"text": ""}, "tracegroupgap": 0, "x": 0.99, "xanchor": "right", "y": 0.6, "yanchor": "middle"}, "margin": {"t": 60}, "width": 1600, "xaxis": {"anchor": "y", "domain": [0, 0.2455], "tickangle": 45, "tickfont": {"size": 12}, "tickformat": ",f", "tickmode": "array", "tickvals": [64, 256, 1024, 4096, 16384, 65536, 262144, 1048576, 4194304, 16777216, 67108864], "title": {"font": {"size": 20}, "standoff": 0, "text": "Public Key (bytes)"}, "type": "log"}, "xaxis2": {"anchor": "y2", "domain": [0.2515, 0.497], "matches": "x", "tickangle": 45, "tickfont": {"size": 12}, "tickformat": ",f", "tickmode": "array", "tickvals": [64, 256, 1024, 4096, 16384, 65536, 262144, 1048576, 4194304, 16777216, 67108864], "title": {"font": {"size": 20}, "standoff": 0, "text": "Public Key (bytes)"}, "type": "log"}, "xaxis3": {"anchor": "y3", "domain": [0.503, 0.7485], "matches": "x", "tickangle": 45, "tickfont": {"size": 12}, "tickformat": ",f", "tickmode": "array", "tickvals": [64, 256, 1024, 4096, 16384, 65536, 262144, 1048576, 4194304, 16777216, 67108864], "title": {"font": {"size": 20}, "standoff": 0, "text": "Public Key (bytes)"}, "type": "log"}, "xaxis4": {"anchor": "y4", "domain": [0.7545, 1], "matches": "x", "tickangle": 45, "tickfont": {"size": 12}, "tickformat": ",f", "tickmode": "array", "tickvals": [64, 256, 1024, 4096, 16384, 65536, 262144, 1048576, 4194304, 16777216, 67108864], "title": {"font": {"size": 20}, "standoff": 0, "text": "Public Key (bytes)"}, "type": "log"}, "xaxis5": {"tickangle": 45, "tickfont": {"size": 12}, "tickformat": ",f", "tickmode": "array", "tickvals": [64, 256, 1024, 4096, 16384, 65536, 262144, 1048576, 4194304, 16777216, 67108864], "title": {"font": {"size": 20}, "standoff": 0}}, "yaxis": {"anchor": "x", "domain": [0, 1], "tickfont": {"size": 12}, "tickformat": ",f", "tickmode": "array", "tickvals": [8, 16, 32, 64, 128, 256, 512, 1024, 2048, 4096, 8192, 16384, 32768, 65536, 131072, 262144, 524288, 1048576], "title": {"font": {"size": 20}, "standoff": 0, "text": "Signature Size (bytes)"}, "type": "log"}, "yaxis2": {"anchor": "x2", "domain": [0, 1], "matches": "y", "showticklabels": false, "tickfont": {"size": 12}, "tickformat": ",f", "tickmode": "array", "tickvals": [8, 16, 32, 64, 128, 256, 512, 1024, 2048, 4096, 8192, 16384, 32768, 65536, 131072, 262144, 524288, 1048576], "title": {"font": {"size": 20}, "standoff": 0}, "type": "log"}, "yaxis3": {"anchor": "x3", "domain": [0, 1], "matches": "y", "showticklabels": false, "tickfont": {"size": 12}, "tickformat": ",f", "tickmode": "array", "tickvals": [8, 16, 32, 64, 128, 256, 512, 1024, 2048, 4096, 8192, 16384, 32768, 65536, 131072, 262144, 524288, 1048576], "title": {"font": {"size": 20}, "standoff": 0}, "type": "log"}, "yaxis4": {"anchor": "x4", "domain": [0, 1], "matches": "y", "showticklabels": false, "tickfont": {"size": 12}, "tickformat": ",f", "tickmode": "array", "tickvals": [8, 16, 32, 64, 128, 256, 512, 1024, 2048, 4096, 8192, 16384, 32768, 65536, 131072, 262144, 524288, 1048576], "title": {"font": {"size": 20}, "standoff": 0}, "type": "log"}, "yaxis5": {"tickfont": {"size": 12}, "tickformat": ",f", "tickmode": "array", "tickvals": [8, 16, 32, 64, 128, 256, 512, 1024, 2048, 4096, 8192, 16384, 32768, 65536, 131072, 262144, 524288, 1048576], "title": {"font": {"size": 20}, "standoff": 0}}}}
